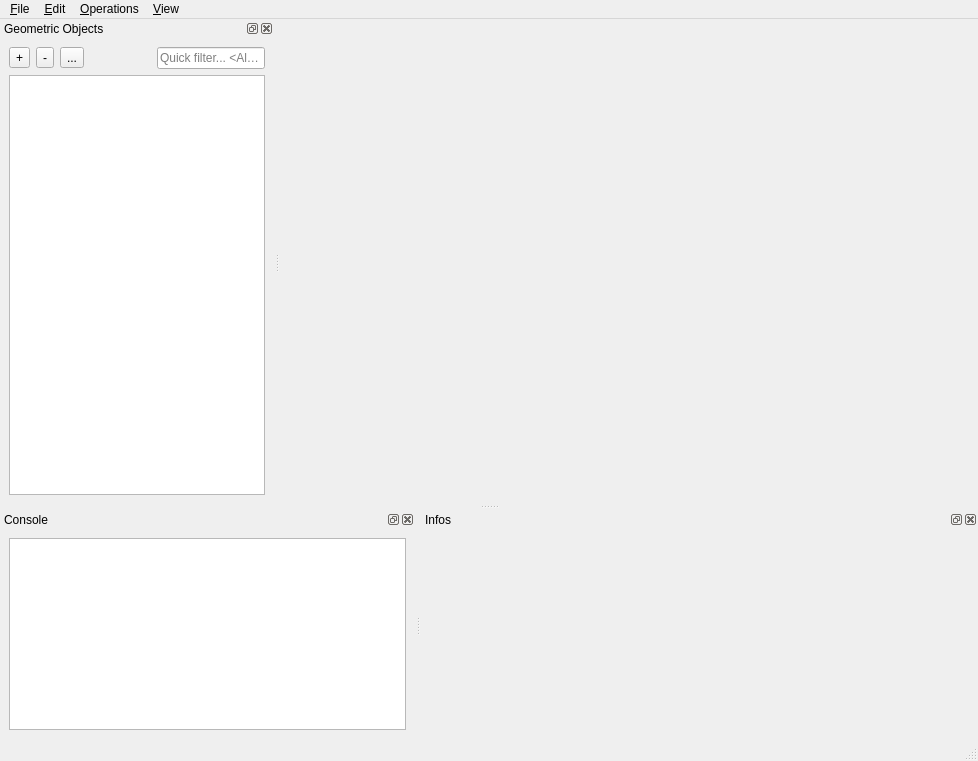
<?xml version="1.0" encoding="UTF-8"?>
<ui version="4.0">
 <class>MainWindow</class>
 <widget class="QMainWindow" name="MainWindow">
  <property name="geometry">
   <rect>
    <x>0</x>
    <y>0</y>
    <width>978</width>
    <height>761</height>
   </rect>
  </property>
  <property name="windowTitle">
   <string>CGAL Polyhedron demo</string>
  </property>
  <property name="windowIcon">
   <iconset resource="Polyhedron_3.qrc">
    <normaloff>:/cgal/icons/resources/cgal_logo.xpm</normaloff>:/cgal/icons/resources/cgal_logo.xpm</iconset>
  </property>
  <widget class="QWidget" name="centralwidget">
   <layout class="QVBoxLayout" name="verticalLayout_2">
    <item>
     <widget class="Viewer" name="viewer" native="true">
      <property name="sizePolicy">
       <sizepolicy hsizetype="Preferred" vsizetype="Preferred">
        <horstretch>0</horstretch>
        <verstretch>1</verstretch>
       </sizepolicy>
      </property>
     </widget>
    </item>
   </layout>
  </widget>
  <widget class="QMenuBar" name="menubar">
   <property name="geometry">
    <rect>
     <x>0</x>
     <y>0</y>
     <width>978</width>
     <height>20</height>
    </rect>
   </property>
   <widget class="QMenu" name="menuFile">
    <property name="title">
     <string>&amp;File</string>
    </property>
    <addaction name="actionLoad"/>
    <addaction name="actionErase"/>
    <addaction name="actionEraseAll"/>
    <addaction name="actionDuplicate"/>
    <addaction name="actionSaveAs"/>
    <addaction name="actionSaveSnapshot"/>
    <addaction name="separator"/>
    <addaction name="actionLoad_Script"/>
    <addaction name="separator"/>
    <addaction name="actionQuit"/>
   </widget>
   <widget class="QMenu" name="menuEdit">
    <property name="title">
     <string>&amp;Edit</string>
    </property>
    <addaction name="actionShowHide"/>
    <addaction name="actionSetPolyhedronA"/>
    <addaction name="actionSetPolyhedronB"/>
    <addaction name="actionSelect_all_items"/>
    <addaction name="actionPreferences"/>
   </widget>
   <widget class="QMenu" name="menuOperations">
    <property name="title">
     <string>&amp;Operations</string>
    </property>
    <widget class="QMenu" name="menuSubdivision">
     <property name="title">
      <string>&amp;Subdivision</string>
     </property>
     <addaction name="actionLoop"/>
     <addaction name="actionCatmullClark"/>
     <addaction name="actionSqrt3"/>
    </widget>
    <widget class="QMenu" name="menu_Boolean_operations">
     <property name="title">
      <string>&amp;Boolean operations</string>
     </property>
     <addaction name="actionToNef"/>
     <addaction name="actionToPoly"/>
     <addaction name="actionUnion"/>
     <addaction name="actionIntersection"/>
     <addaction name="actionDifference"/>
     <addaction name="separator"/>
     <addaction name="actionMinkowskiSum"/>
    </widget>
    <widget class="QMenu" name="menuParameterization">
     <property name="title">
      <string>Parameterization</string>
     </property>
     <addaction name="actionMVC"/>
     <addaction name="actionDCP"/>
    </widget>
    <widget class="QMenu" name="menuPCA">
     <property name="title">
      <string>PCA</string>
     </property>
     <addaction name="actionFitLine"/>
     <addaction name="actionFitPlane"/>
    </widget>
    <addaction name="menuPCA"/>
    <addaction name="actionEstimateCurvature"/>
    <addaction name="actionSelfIntersection"/>
    <addaction name="actionConvexHull"/>
    <addaction name="actionKernel"/>
    <addaction name="menuSubdivision"/>
    <addaction name="actionSimplify"/>
    <addaction name="actionRemeshing"/>
    <addaction name="actionConvexDecomposition"/>
    <addaction name="menu_Boolean_operations"/>
    <addaction name="menuParameterization"/>
    <addaction name="actionInsideOut"/>
   </widget>
   <widget class="QMenu" name="menuView">
    <property name="title">
     <string>&amp;View</string>
    </property>
    <widget class="QMenu" name="menuDockWindows">
     <property name="title">
      <string>&amp;Dock windows</string>
     </property>
     <addaction name="dummyAction"/>
    </widget>
    <widget class="QMenu" name="menuCamera">
     <property name="title">
      <string>Ca&amp;mera</string>
     </property>
     <addaction name="actionDumpCamera"/>
     <addaction name="action_Copy_camera"/>
     <addaction name="action_Paste_camera"/>
    </widget>
    <addaction name="actionRecenterScene"/>
    <addaction name="action_Look_at"/>
    <addaction name="actionAntiAliasing"/>
    <addaction name="actionDraw_two_sides"/>
    <addaction name="actionSetBackgroundColor"/>
    <addaction name="menuDockWindows"/>
    <addaction name="menuCamera"/>
   </widget>
   <addaction name="menuFile"/>
   <addaction name="menuEdit"/>
   <addaction name="menuOperations"/>
   <addaction name="menuView"/>
  </widget>
  <widget class="QStatusBar" name="statusbar"/>
  <widget class="QDockWidget" name="sceneDockWidget">
   <property name="locale">
    <locale language="English" country="UnitedStates"/>
   </property>
   <property name="windowTitle">
    <string>Geometric Objects</string>
   </property>
   <attribute name="dockWidgetArea">
    <number>1</number>
   </attribute>
   <widget class="QWidget" name="dockWidgetContent">
    <layout class="QGridLayout" name="gridLayout_2">
     <item row="0" column="0">
      <layout class="QVBoxLayout" name="verticalLayout">
       <item>
        <layout class="QHBoxLayout" name="horizontalLayout">
         <item>
          <widget class="Adaptable_button" name="addButton">
           <property name="text">
            <string>+</string>
           </property>
           <property name="icon">
            <iconset resource="Polyhedron_3.qrc">
             <normaloff>:/cgal/icons/plus</normaloff>:/cgal/icons/plus</iconset>
           </property>
          </widget>
         </item>
         <item>
          <widget class="Adaptable_button" name="removeButton">
           <property name="text">
            <string>-</string>
           </property>
           <property name="icon">
            <iconset resource="Polyhedron_3.qrc">
             <normaloff>:/cgal/icons/minus</normaloff>:/cgal/icons/minus</iconset>
           </property>
          </widget>
         </item>
         <item>
          <widget class="Adaptable_button" name="duplicateButton">
           <property name="text">
            <string>...</string>
           </property>
           <property name="icon">
            <iconset resource="Polyhedron_3.qrc">
             <normaloff>:/cgal/icons/duplicate</normaloff>:/cgal/icons/duplicate</iconset>
           </property>
          </widget>
         </item>
         <item>
          <spacer name="horizontalSpacer">
           <property name="orientation">
            <enum>Qt::Horizontal</enum>
           </property>
           <property name="sizeHint" stdset="0">
            <size>
             <width>40</width>
             <height>20</height>
            </size>
           </property>
          </spacer>
         </item>
         <item>
          <widget class="QLineEdit" name="searchEdit">
           <property name="placeholderText">
            <string>Quick filter... &lt;Alt+Q&gt;</string>
           </property>
          </widget>
         </item>
        </layout>
       </item>
       <item>
        <widget class="QTreeView" name="sceneView">
         <property name="editTriggers">
          <set>QAbstractItemView::DoubleClicked|QAbstractItemView::EditKeyPressed|QAbstractItemView::SelectedClicked</set>
         </property>
         <property name="alternatingRowColors">
          <bool>true</bool>
         </property>
         <property name="selectionMode">
          <enum>QAbstractItemView::ExtendedSelection</enum>
         </property>
         <property name="indentation">
          <number>0</number>
         </property>
        </widget>
       </item>
      </layout>
     </item>
    </layout>
   </widget>
  </widget>
  <widget class="QDockWidget" name="consoleDockWidget">
   <property name="allowedAreas">
    <set>Qt::BottomDockWidgetArea|Qt::LeftDockWidgetArea|Qt::TopDockWidgetArea</set>
   </property>
   <property name="windowTitle">
    <string>Console</string>
   </property>
   <attribute name="dockWidgetArea">
    <number>8</number>
   </attribute>
   <widget class="QWidget" name="dockWidgetContents">
    <layout class="QVBoxLayout" name="verticalLayout_3">
     <item>
      <widget class="QTextEdit" name="consoleTextEdit">
       <property name="readOnly">
        <bool>true</bool>
       </property>
      </widget>
     </item>
    </layout>
   </widget>
  </widget>
  <widget class="QDockWidget" name="infoDockWidget">
   <property name="windowTitle">
    <string>Infos</string>
   </property>
   <attribute name="dockWidgetArea">
    <number>8</number>
   </attribute>
   <widget class="QWidget" name="dockWidgetContents_2">
    <layout class="QHBoxLayout" name="horizontalLayout_2">
     <item>
      <layout class="QVBoxLayout" name="verticalLayout_4" stretch="0,0">
       <property name="spacing">
        <number>0</number>
       </property>
       <item>
        <widget class="QScrollArea" name="scrollArea">
         <property name="minimumSize">
          <size>
           <width>350</width>
           <height>0</height>
          </size>
         </property>
         <property name="frameShape">
          <enum>QFrame::NoFrame</enum>
         </property>
         <property name="widgetResizable">
          <bool>true</bool>
         </property>
         <widget class="QWidget" name="scrollAreaWidgetContents">
          <property name="geometry">
           <rect>
            <x>0</x>
            <y>0</y>
            <width>541</width>
            <height>124</height>
           </rect>
          </property>
          <layout class="QGridLayout" name="gridLayout">
           <item row="0" column="0">
            <widget class="QLabel" name="infoLabel">
             <property name="sizePolicy">
              <sizepolicy hsizetype="Preferred" vsizetype="Preferred">
               <horstretch>0</horstretch>
               <verstretch>1</verstretch>
              </sizepolicy>
             </property>
             <property name="contextMenuPolicy">
              <enum>Qt::DefaultContextMenu</enum>
             </property>
             <property name="lineWidth">
              <number>0</number>
             </property>
             <property name="alignment">
              <set>Qt::AlignLeading|Qt::AlignLeft|Qt::AlignTop</set>
             </property>
             <property name="textInteractionFlags">
              <set>Qt::LinksAccessibleByKeyboard|Qt::LinksAccessibleByMouse|Qt::TextBrowserInteraction|Qt::TextSelectableByKeyboard|Qt::TextSelectableByMouse</set>
             </property>
            </widget>
           </item>
          </layout>
         </widget>
        </widget>
       </item>
       <item>
        <widget class="QLabel" name="displayLabel">
         <property name="text">
          <string/>
         </property>
        </widget>
       </item>
      </layout>
     </item>
    </layout>
   </widget>
  </widget>
  <action name="actionQuit">
   <property name="text">
    <string>&amp;Quit</string>
   </property>
   <property name="shortcut">
    <string>Ctrl+Q</string>
   </property>
  </action>
  <action name="actionSimplify">
   <property name="text">
    <string>&amp;Simplification</string>
   </property>
  </action>
  <action name="actionCatmullClark">
   <property name="text">
    <string>&amp;Catmull-Clark</string>
   </property>
  </action>
  <action name="actionKernel">
   <property name="text">
    <string>&amp;Kernel</string>
   </property>
  </action>
  <action name="actionUnion">
   <property name="text">
    <string>&amp;Union</string>
   </property>
   <property name="shortcut">
    <string>Ctrl+O, U</string>
   </property>
  </action>
  <action name="actionIntersection">
   <property name="text">
    <string>&amp;Intersection</string>
   </property>
   <property name="shortcut">
    <string>Ctrl+O, I</string>
   </property>
  </action>
  <action name="actionDifference">
   <property name="text">
    <string>&amp;Difference</string>
   </property>
   <property name="shortcut">
    <string>Ctrl+O, D</string>
   </property>
  </action>
  <action name="actionFitPlane">
   <property name="text">
    <string>Fit &amp;plane</string>
   </property>
  </action>
  <action name="actionFitLine">
   <property name="text">
    <string>Fit &amp;line</string>
   </property>
  </action>
  <action name="actionEstimateCurvature">
   <property name="text">
    <string>&amp;Curvature estimation</string>
   </property>
  </action>
  <action name="actionLoad">
   <property name="icon">
    <iconset resource="Polyhedron_3.qrc">
     <normaloff>:/cgal/icons/plus</normaloff>:/cgal/icons/plus</iconset>
   </property>
   <property name="text">
    <string>&amp;Load...</string>
   </property>
   <property name="shortcut">
    <string>Ctrl+L</string>
   </property>
  </action>
  <action name="actionErase">
   <property name="icon">
    <iconset resource="Polyhedron_3.qrc">
     <normaloff>:/cgal/icons/minus</normaloff>:/cgal/icons/minus</iconset>
   </property>
   <property name="text">
    <string>&amp;Erase</string>
   </property>
   <property name="shortcut">
    <string>Del</string>
   </property>
  </action>
  <action name="actionDuplicate">
   <property name="icon">
    <iconset resource="Polyhedron_3.qrc">
     <normaloff>:/cgal/icons/duplicate</normaloff>:/cgal/icons/duplicate</iconset>
   </property>
   <property name="text">
    <string>&amp;Duplicate</string>
   </property>
   <property name="shortcut">
    <string>Ctrl+D</string>
   </property>
  </action>
  <action name="actionSqrt3">
   <property name="text">
    <string>&amp;Sqrt3</string>
   </property>
  </action>
  <action name="actionAntiAliasing">
   <property name="checkable">
    <bool>true</bool>
   </property>
   <property name="text">
    <string>&amp;Antialiasing</string>
   </property>
  </action>
  <action name="dummyAction">
   <property name="text">
    <string>n/a</string>
   </property>
  </action>
  <action name="actionConvexHull">
   <property name="text">
    <string>&amp;Convex hull</string>
   </property>
  </action>
  <action name="actionEraseAll">
   <property name="text">
    <string>&amp;Erase all</string>
   </property>
  </action>
  <action name="actionOptions">
   <property name="text">
    <string>&amp;Options...</string>
   </property>
  </action>
  <action name="actionLoop">
   <property name="text">
    <string>&amp;Loop</string>
   </property>
  </action>
  <action name="actionSaveAs">
   <property name="text">
    <string>Save &amp;as...</string>
   </property>
  </action>
  <action name="actionSave">
   <property name="text">
    <string>&amp;Save</string>
   </property>
  </action>
  <action name="actionSaveAll">
   <property name="text">
    <string>Save a&amp;ll</string>
   </property>
  </action>
  <action name="actionMergeAll">
   <property name="text">
    <string>Mer&amp;ge all</string>
   </property>
  </action>
  <action name="actionMerge">
   <property name="text">
    <string>&amp;Merge</string>
   </property>
  </action>
  <action name="actionSelfIntersection">
   <property name="text">
    <string>Self-&amp;intersection</string>
   </property>
  </action>
  <action name="actionSelectAll">
   <property name="text">
    <string>Select &amp;all</string>
   </property>
  </action>
  <action name="actionSelectNone">
   <property name="text">
    <string>Select &amp;none</string>
   </property>
  </action>
  <action name="actionSelectInvert">
   <property name="text">
    <string>&amp;Invert selection</string>
   </property>
  </action>
  <action name="actionShowHide">
   <property name="text">
    <string>Show/Hide</string>
   </property>
   <property name="shortcut">
    <string>Ctrl+Space</string>
   </property>
  </action>
  <action name="actionSetPolyhedronA">
   <property name="text">
    <string>Set polyhedron A</string>
   </property>
  </action>
  <action name="actionSetPolyhedronB">
   <property name="text">
    <string>Set polyhedron B</string>
   </property>
  </action>
  <action name="actionInsideOut">
   <property name="text">
    <string>&amp;Inside-out</string>
   </property>
  </action>
  <action name="actionRemeshing">
   <property name="text">
    <string>&amp;Remeshing</string>
   </property>
  </action>
  <action name="actionConvexDecomposition">
   <property name="text">
    <string>Convex Decomposition</string>
   </property>
  </action>
  <action name="actionMVC">
   <property name="text">
    <string>Mean &amp;value coordinates</string>
   </property>
  </action>
  <action name="actionDCP">
   <property name="text">
    <string>Discrete &amp;conformal maps</string>
   </property>
  </action>
  <action name="actionExplode">
   <property name="text">
    <string>Explode</string>
   </property>
  </action>
  <action name="actionToNef">
   <property name="text">
    <string>Convert to nef polyhedron</string>
   </property>
  </action>
  <action name="actionToPoly">
   <property name="text">
    <string>Convert to normal polyhedron</string>
   </property>
  </action>
  <action name="actionDraw_two_sides">
   <property name="checkable">
    <bool>true</bool>
   </property>
   <property name="text">
    <string>Draw &amp;two sides</string>
   </property>
   <property name="shortcut">
    <string>Ctrl+T</string>
   </property>
  </action>
  <action name="actionRecenterScene">
   <property name="text">
    <string>Re&amp;center scene</string>
   </property>
   <property name="shortcut">
    <string>Ctrl+C</string>
   </property>
  </action>
  <action name="actionSetBackgroundColor">
   <property name="text">
    <string>Change &amp;background color...</string>
   </property>
  </action>
  <action name="actionMinkowskiSum">
   <property name="text">
    <string>&amp;Minkowski sum</string>
   </property>
   <property name="shortcut">
    <string>Ctrl+O, M</string>
   </property>
  </action>
  <action name="action_Look_at">
   <property name="text">
    <string>&amp;Look at...</string>
   </property>
  </action>
  <action name="actionSaveSnapshot">
   <property name="text">
    <string>Save snapshot</string>
   </property>
  </action>
  <action name="actionDumpCamera">
   <property name="text">
    <string>&amp;Dump camera coordinates</string>
   </property>
  </action>
  <action name="action_Copy_camera">
   <property name="text">
    <string>&amp;Copy camera</string>
   </property>
  </action>
  <action name="action_Paste_camera">
   <property name="text">
    <string>&amp;Paste camera</string>
   </property>
  </action>
  <action name="actionSelect_all_items">
   <property name="text">
    <string>Select all items</string>
   </property>
   <property name="shortcut">
    <string>Ctrl+A</string>
   </property>
  </action>
  <action name="actionLoad_Script">
   <property name="text">
    <string>Load &amp;script</string>
   </property>
  </action>
  <action name="actionPreferences">
   <property name="text">
    <string>&amp;Preferences</string>
   </property>
  </action>
  <action name="actionManipulated_Frame">
   <property name="checkable">
    <bool>true</bool>
   </property>
   <property name="text">
    <string>Manipulated frame</string>
   </property>
  </action>
  <action name="actionSelection">
   <property name="checkable">
    <bool>true</bool>
   </property>
   <property name="text">
    <string>Selection</string>
   </property>
  </action>
 </widget>
 <customwidgets>
  <customwidget>
   <class>Viewer</class>
   <extends>QWidget</extends>
   <header>Viewer.h</header>
  </customwidget>
  <customwidget>
   <class>Adaptable_button</class>
   <extends>QToolButton</extends>
   <header>Adaptable_button.h</header>
  </customwidget>
 </customwidgets>
 <resources>
  <include location="Polyhedron_3.qrc"/>
 </resources>
 <connections/>
</ui>
